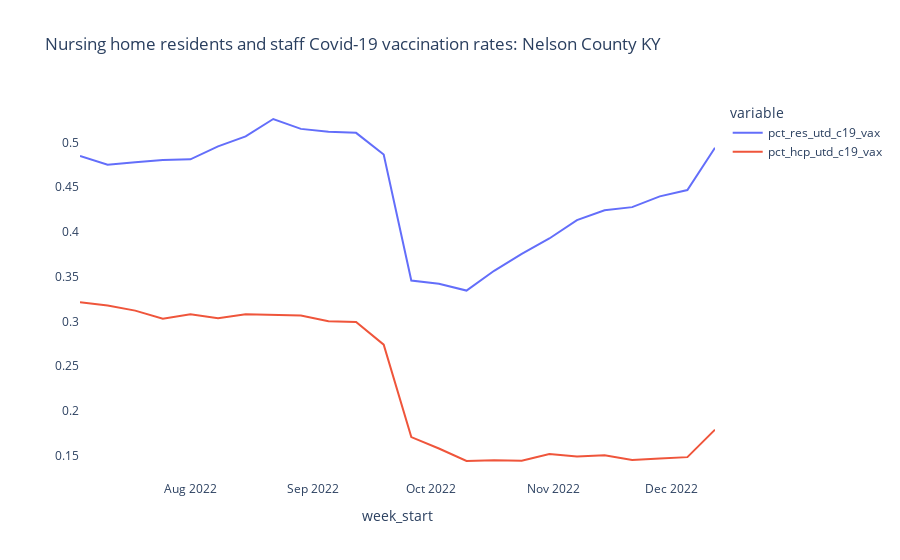

The code cell stored with this chart in its notebook:
### Code cell
fig = px.line(nh_latest_sub_end_22_state_grp.loc[(nh_latest_sub_end_22_state_grp['provider_state'] == 'KY') &
                                                  (nh_latest_sub_end_22_state_grp['data_passed_qa'] == 'Y')],
                 x="week_start", y=["pct_res_utd_c19_vax","pct_hcp_utd_c19_vax"],
                 #facet_col="county", facet_col_wrap=7,
                  title="Nursing home residents and staff Covid-19 vaccination rates: Nelson County KY"
             )
#fig.update_yaxes(matches=None)
fig.update_layout(
    #autosize=True,
    #width=1000,
    #height=600,   
    paper_bgcolor='rgba(0,0,0,0)',
    plot_bgcolor='rgba(0,0,0,0)')



for axis in fig.layout:
    if type(fig.layout[axis]) == go.layout.YAxis:
        fig.layout[axis].title.text = ''
        
fig.show()

### Figure 1 — Plotly figure (JSON) as saved in the notebook; plotly's stock layout.template omitted (floating-point values rounded to 4 significant figures)
{"data": [{"hovertemplate": "variable=pct_res_utd_c19_vax<br>week_start=%{x}<br>value=%{y}<extra></extra>", "legendgroup": "pct_res_utd_c19_vax", "line": {"color": "#636efa", "dash": "solid"}, "marker": {"symbol": "circle"}, "mode": "lines", "name": "pct_res_utd_c19_vax", "orientation": "v", "showlegend": true, "type": "scatter", "x": ["2022-07-04T00:00:00", "2022-07-11T00:00:00", "2022-07-18T00:00:00", "2022-07-25T00:00:00", "2022-08-01T00:00:00", "2022-08-08T00:00:00", "2022-08-15T00:00:00", "2022-08-22T00:00:00", "2022-08-29T00:00:00", "2022-09-05T00:00:00", "2022-09-12T00:00:00", "2022-09-19T00:00:00", "2022-09-26T00:00:00", "2022-10-03T00:00:00", "2022-10-10T00:00:00", "2022-10-17T00:00:00", "2022-10-24T00:00:00", "2022-10-31T00:00:00", "2022-11-07T00:00:00", "2022-11-14T00:00:00", "2022-11-21T00:00:00", "2022-11-28T00:00:00", "2022-12-05T00:00:00", "2022-12-12T00:00:00"], "xaxis": "x", "y": [0.4849, 0.4752, 0.4778, 0.4805, 0.4812, 0.4957, 0.5069, 0.5263, 0.5153, 0.512, 0.5108, 0.4865, 0.3458, 0.3423, 0.3346, 0.3567, 0.3756, 0.3928, 0.4133, 0.4243, 0.4278, 0.4398, 0.4469, 0.4942], "yaxis": "y"}, {"hovertemplate": "variable=pct_hcp_utd_c19_vax<br>week_start=%{x}<br>value=%{y}<extra></extra>", "legendgroup": "pct_hcp_utd_c19_vax", "line": {"color": "#EF553B", "dash": "solid"}, "marker": {"symbol": "circle"}, "mode": "lines", "name": "pct_hcp_utd_c19_vax", "orientation": "v", "showlegend": true, "type": "scatter", "x": ["2022-07-04T00:00:00", "2022-07-11T00:00:00", "2022-07-18T00:00:00", "2022-07-25T00:00:00", "2022-08-01T00:00:00", "2022-08-08T00:00:00", "2022-08-15T00:00:00", "2022-08-22T00:00:00", "2022-08-29T00:00:00", "2022-09-05T00:00:00", "2022-09-12T00:00:00", "2022-09-19T00:00:00", "2022-09-26T00:00:00", "2022-10-03T00:00:00", "2022-10-10T00:00:00", "2022-10-17T00:00:00", "2022-10-24T00:00:00", "2022-10-31T00:00:00", "2022-11-07T00:00:00", "2022-11-14T00:00:00", "2022-11-21T00:00:00", "2022-11-28T00:00:00", "2022-12-05T00:00:00", "2022-12-12T00:00:00"], "xaxis": "x", "y": [0.3215, 0.3179, 0.3121, 0.3031, 0.308, 0.3036, 0.3081, 0.307, 0.3066, 0.3003, 0.2994, 0.2741, 0.1709, 0.1581, 0.1441, 0.1451, 0.1443, 0.152, 0.1491, 0.1504, 0.1451, 0.1468, 0.1484, 0.1792], "yaxis": "y"}], "layout": {"legend": {"title": {"text": "variable"}, "tracegroupgap": 0}, "paper_bgcolor": "rgba(0,0,0,0)", "plot_bgcolor": "rgba(0,0,0,0)", "title": {"text": "Nursing home residents and staff Covid-19 vaccination rates: Nelson County KY"}, "xaxis": {"anchor": "y", "domain": [0, 1], "title": {"text": "week_start"}}, "yaxis": {"anchor": "x", "domain": [0, 1], "title": {"text": ""}}}}
